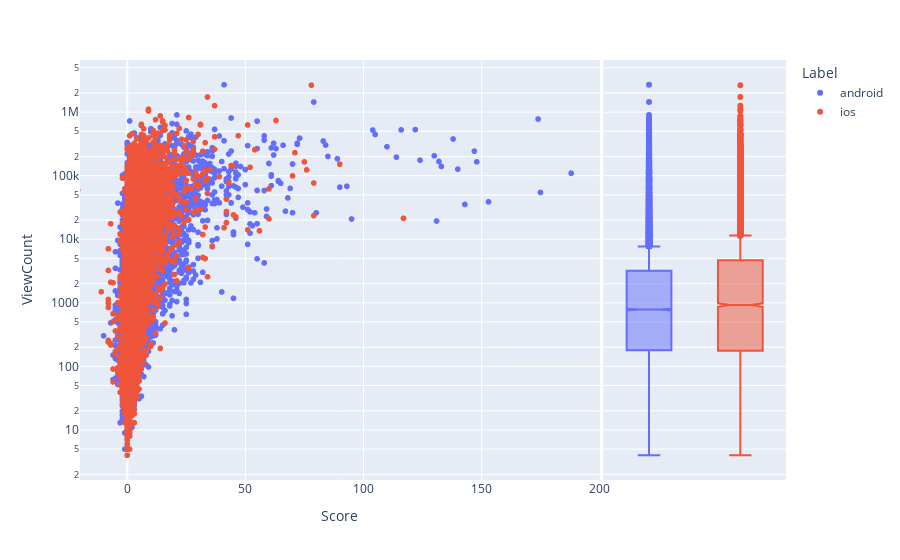

Source (notebook cell):
### Code cell
px.scatter(data_train, x='Score', y='ViewCount', color='Label', log_y=True, marginal_y='box', range_x=[-20, 200])

### Figure 1 — Plotly figure (JSON) as saved in the notebook; plotly's stock layout.template omitted (floating-point values rounded to 4 significant figures; data arrays with more than 128 entries replaced by an {"elided": "..."} marker saying what was removed)
{"data": [{"hovertemplate": "Label=android<br>Score=%{x}<br>ViewCount=%{y}<extra></extra>", "legendgroup": "android", "marker": {"color": "#636efa", "symbol": "circle"}, "mode": "markers", "name": "android", "showlegend": true, "type": "scattergl", "x": {"elided": "37153 int values"}, "xaxis": "x", "y": {"elided": "37153 int values"}, "yaxis": "y"}, {"alignmentgroup": "True", "hovertemplate": "Label=android<br>ViewCount=%{y}<extra></extra>", "legendgroup": "android", "marker": {"color": "#636efa", "symbol": "circle"}, "name": "android", "notched": true, "offsetgroup": "android", "showlegend": false, "type": "box", "xaxis": "x2", "y": {"elided": "37153 int values"}, "yaxis": "y2"}, {"hovertemplate": "Label=ios<br>Score=%{x}<br>ViewCount=%{y}<extra></extra>", "legendgroup": "ios", "marker": {"color": "#EF553B", "symbol": "circle"}, "mode": "markers", "name": "ios", "showlegend": true, "type": "scattergl", "x": {"elided": "14217 int values"}, "xaxis": "x", "y": {"elided": "14217 int values"}, "yaxis": "y"}, {"alignmentgroup": "True", "hovertemplate": "Label=ios<br>ViewCount=%{y}<extra></extra>", "legendgroup": "ios", "marker": {"color": "#EF553B", "symbol": "circle"}, "name": "ios", "notched": true, "offsetgroup": "ios", "showlegend": false, "type": "box", "xaxis": "x2", "y": {"elided": "14217 int values"}, "yaxis": "y2"}], "layout": {"legend": {"title": {"text": "Label"}, "tracegroupgap": 0}, "margin": {"t": 60}, "xaxis": {"anchor": "y", "domain": [0, 0.7363], "range": [-20, 200], "title": {"text": "Score"}}, "xaxis2": {"anchor": "y2", "domain": [0.7413, 1], "matches": "x2", "showgrid": false, "showline": false, "showticklabels": false, "ticks": ""}, "yaxis": {"anchor": "x", "domain": [0, 1], "title": {"text": "ViewCount"}, "type": "log"}, "yaxis2": {"anchor": "x2", "domain": [0, 1], "matches": "y", "showgrid": true, "showticklabels": false, "type": "log"}}}
